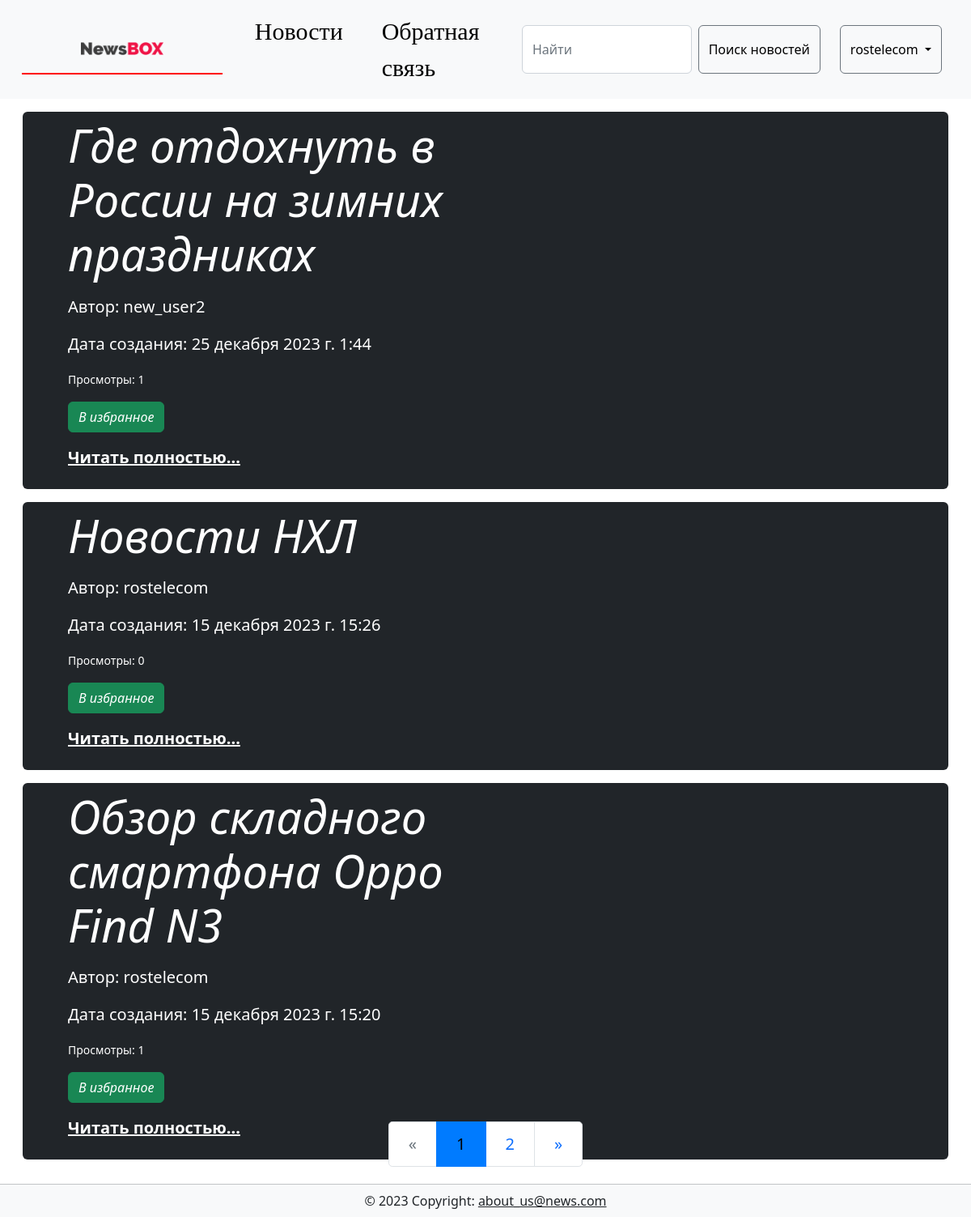
Screenshot of / (signed in) with the database file from the repository.
### news/models.py (models this page shows, shortened)
class Article(models.Model):
    author = models.ForeignKey(User, on_delete=models.CASCADE, null=True, verbose_name='Автор')
    title = models.CharField('Название', max_length=50, default='')
    anouncement = models.TextField('Аннотация', max_length=250)
    text = models.TextField('Текст новости')
    date = models.DateTimeField('Дата публикации', auto_now=True) #default=timezone.now
    category = models.ForeignKey('Category', on_delete=models.SET_NULL, null=True, verbose_name='Категория')
    tags = models.ManyToManyField(to = Tag, blank=True, verbose_name='Тэги')
    objects = models.Manager()
    published = PublishedToday()
    def get_absolute_url(self):
        return f'/news/{int(self.id)}'
    def get_views(self):
        return self.views.count() #views - это related_name из связанной модели ViewCounter
    class Meta:
        verbose_name = "Новость"
        verbose_name_plural = "Новости"
        ordering = ['title','date']

### news/views.py (the view)
# urls.py: path('', views.index, name='index'),
def index(request):
    articles = Article.objects.all().order_by("-date")
    p = Paginator(articles, 3)
    page_number = request.GET.get('page')
    page_obj = p.get_page(page_number)
    bookmarks = FavoriteArticle.objects.filter(user=request.user.id).values_list('article_id', flat=True)
    context = {'posts': page_obj, 'articles':  articles, 'bookmarks': bookmarks}
    return render(request, 'news/index.html', context)

### users/templatetags/users_extras.py (called while the page is built)
@register.filter(name="has_group")
def has_group(user, group_name):
    return user.groups.filter(name=group_name).exists()

### news/templates/news/index.html (shortened to what this page needs)
{% extends "news/base_generic.html" %}
{% load static %}
{% block content %}
{%if articles.first == None %}
<div class="col d-flex align-items-center justify-content-center">
    <h1>На данный момент нет новостей</h1>
</div>
{% else %}
<div class="container-fluid">
    {% for article in posts %}
    <div class="single_news m-3">
        <div class="p-2 p-md-15 text-white rounded bg-dark">
            <div class="col-md-6 px-5">
                <h1 class="display-4 fst-italic">{{ article.title }}</h1>
                <p class="lead my-3">Автор: {{ article.author }}</p>
                <p class="lead my-3">Дата создания: {{ article.date }}</p>
                <p><small>Просмотры: {{article.get_views}} </small></p>
                <div>{% if request.user.is_authenticated %}
                    {% if article.pk in bookmarks %}
                        <a class="btn btn-warning"  href="{% url 'users_app:favorites' article.pk %}"><i class="fa fa-bookmark">Удалить из избранного</i></a>
                    {% else %}
                        <a class="btn btn-success" href="{% url 'users_app:favorites' article.pk %}"><i class="fa fa-bookmark">В избранное</i></a>
                    {% endif %}
                {% endif %}
                </div>
                <p class="lead my-3"><a href="{{ article.get_absolute_url }}" class="text-white fw-bold">Читать полностью...</a></p>
            </div>
        </div>
    </div>
    {% endfor %}
</div>
<div class="container-fluid" style="position: absolute;  bottom: 2%;">
<nav aria-label="Page navigation example">
    <ul class="pagination pagination-lg m-3 justify-content-center" >
            {% if posts.has_previous %}
            <li class="page-item">
                <a class="page-link" href="?page={{ posts.previous_page_number }}" aria-label="Previous">
                    <span aria-hidden="true">&laquo;</span>
                </a>
            </li>
                {% else %}
            <li class="page-item disabled">
                <a class="page-link" href="#" aria-label="Previous">
                    <span aria-hidden="true">&laquo;</span>
                </a>
            </li>
            {% endif %}
            {% for page in posts.paginator.page_range %}
                {% if posts.number == page %}
                <li class="page-item active "><p class="page-link" style="color: black;">{{ page }}</p></li>
                {% else %}
                <li class="page-item"><a class="page-link" href="?page={{ page }}"> {{ page }}</a></li>
                {% endif %}
            {% endfor %}
                {% if posts.has_next %}
                <li class="page-item">
                    <a class="page-link" href="?page={{ posts.next_page_number }}"aria-label="Next">
                    <span aria-hidden="true">&raquo;</span>
                    </a>
                </li>
                    {% else %}
                    <li class="page-item disabled"><a class="page-link" href="#" aria-label="Next">
                    <span aria-hidden="true">&raquo;</span>
                    </a>
                </li>
                {% endif %}
        </ul>
</nav>
</div>
{% endif%}
{% endblock %}

### news/templates/news/header.html (shortened to what this page needs)
<!doctype html>
<html lang="en">
{% load bootstrap5 %}
{% bootstrap_css %}
{% load bootstrap_icons %}
{% load static %}
{% load users_extras %}
<head>
    <link rel="stylesheet" href="https://maxcdn.bootstrapcdn.com/bootstrap/4.0.0/css/bootstrap.min.css" />
    <link href="https://cdn.jsdelivr.net/npm/bootstrap@5.2.3/dist/css/bootstrap.min.css" rel="stylesheet" />
    <link rel="stylesheet" href="//code.jquery.com/ui/1.13.2/themes/base/jquery-ui.css">
</head>
  <body>
    <nav class="navbar navbar-expand-lg navbar-light bg-light">
        <div class="container-fluid">
            <a class="navbar-brand" href="{% url 'news_app:index' %}"> <img src="{% static 'news/img/logo.png' %}" /> </a>
            <div class="collapse navbar-collapse" id="navbarCollapse">
                <ul class="navbar-nav me-auto mb-2 mb-md-0">
                    <li class="nav-item px-3">
                        <a class="nav-link active" aria-current="page" href="{% url 'news_app:news_list' %}">Новости</a>
                    </li>
                    <li class="nav-item px-3">
                        <a class="nav-link active" href="{% url 'users_app:contact_page' %}">Обратная связь</a>
                    </li>
                </ul>
                <form class="d-flex" style="height: 60px;" role="search" action="{% url 'news_app:search_news' %}">
                    <input class="form-control me-2" type="search" id="search_input" placeholder="Найти" aria-label="Search" name="search" />
                    <button class="btn btn-outline-secondary text-black" type="submit">Поиск новостей</button>
                </form>
                {% if user.is_authenticated %}
                <div class="dropdown px-4">
                    <button class="btn btn-outline-secondary dropdown-toggle text-black" type="button" style="height: 60px;" id="dropdownMenuButton1" data-bs-toggle="dropdown" aria-haspopup="true" aria-expanded="false">
                        {{request.user.username}}
                    </button>
                </div>
                {% endif %}
            </div>
        </div>
    </nav>
</body>
</html>

### news/static/news/css/styles.css (style rules this page uses)
body { background-color: #ffffff14; position: relative; margin: 0; padding-bottom: 55px; box-sizing: border-box; }
.navbar .active { color: black !important; font-family:Georgia !important; font-size: 30px !important; }
.navbar .navbar-brand { border-bottom:2px solid #f00; margin-left : 15px; padding: 21.5px; }
img { display: block; margin-left: auto; margin-right: auto; width: 50%; }

### rows the page displays
Article: title "Где отдохнуть в России на зимних праздниках", author "new_user2", date "25 декабря 2023 г. 1:44", get_views "1", shows "В избранное"
Article: title "Новости НХЛ", author "rostelecom", date "15 декабря 2023 г. 15:26", get_views "0", shows "В избранное"
Article: title "Обзор складного смартфона Oppo Find N3", author "rostelecom", date "15 декабря 2023 г. 15:20", get_views "1", shows "В избранное"

### other values shown
{{ request.user.username }} "rostelecom"
{{ page }} "1"
{{ page }} "2"
